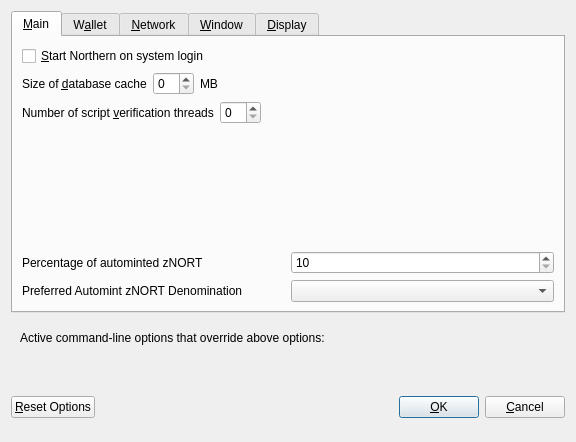
<?xml version="1.0" encoding="UTF-8"?>
<ui version="4.0">
 <class>OptionsDialog</class>
 <widget class="QDialog" name="OptionsDialog">
  <property name="geometry">
   <rect>
    <x>0</x>
    <y>0</y>
    <width>576</width>
    <height>442</height>
   </rect>
  </property>
  <property name="windowTitle">
   <string>Options</string>
  </property>
  <property name="modal">
   <bool>true</bool>
  </property>
  <layout class="QVBoxLayout" name="verticalLayout">
   <item>
    <widget class="QTabWidget" name="tabWidget">
     <property name="currentIndex">
      <number>0</number>
     </property>
     <widget class="QWidget" name="tabMain">
      <attribute name="title">
       <string>&amp;Main</string>
      </attribute>
      <layout class="QVBoxLayout" name="verticalLayout_Main">
       <item>
        <widget class="QCheckBox" name="bitcoinAtStartup">
         <property name="toolTip">
          <string>Automatically start Northern after logging in to the system.</string>
         </property>
         <property name="text">
          <string>&amp;Start Northern on system login</string>
         </property>
        </widget>
       </item>
       <item>
        <layout class="QHBoxLayout" name="horizontalLayout_2_Main">
         <item>
          <widget class="QLabel" name="databaseCacheLabel">
           <property name="text">
            <string>Size of &amp;database cache</string>
           </property>
           <property name="textFormat">
            <enum>Qt::PlainText</enum>
           </property>
           <property name="buddy">
            <cstring>databaseCache</cstring>
           </property>
          </widget>
         </item>
         <item>
          <widget class="QSpinBox" name="databaseCache"/>
         </item>
         <item>
          <widget class="QLabel" name="databaseCacheUnitLabel">
           <property name="text">
            <string>MB</string>
           </property>
           <property name="textFormat">
            <enum>Qt::PlainText</enum>
           </property>
          </widget>
         </item>
         <item>
          <spacer name="horizontalSpacer_2_Main">
           <property name="orientation">
            <enum>Qt::Horizontal</enum>
           </property>
           <property name="sizeHint" stdset="0">
            <size>
             <width>40</width>
             <height>20</height>
            </size>
           </property>
          </spacer>
         </item>
        </layout>
       </item>
       <item>
        <layout class="QHBoxLayout" name="horizontalLayout_3_Main">
         <item>
          <widget class="QLabel" name="threadsScriptVerifLabel">
           <property name="text">
            <string>Number of script &amp;verification threads</string>
           </property>
           <property name="textFormat">
            <enum>Qt::PlainText</enum>
           </property>
           <property name="buddy">
            <cstring>threadsScriptVerif</cstring>
           </property>
          </widget>
         </item>
         <item>
          <widget class="QSpinBox" name="threadsScriptVerif">
           <property name="toolTip">
            <string>(0 = auto, &lt;0 = leave that many cores free)</string>
           </property>
          </widget>
         </item>
         <item>
          <spacer name="horizontalSpacer_3_Main">
           <property name="orientation">
            <enum>Qt::Horizontal</enum>
           </property>
           <property name="sizeHint" stdset="0">
            <size>
             <width>40</width>
             <height>20</height>
            </size>
           </property>
          </spacer>
         </item>
        </layout>
       </item>
       <item>
        <spacer name="verticalSpacer_2">
         <property name="orientation">
          <enum>Qt::Vertical</enum>
         </property>
         <property name="sizeHint" stdset="0">
          <size>
           <width>20</width>
           <height>40</height>
          </size>
         </property>
        </spacer>
       </item>
       <item>
        <layout class="QHBoxLayout" name="horizontalLayout_3">
         <item>
          <widget class="QLabel" name="percentage_label">
           <property name="toolTip">
            <string>Percentage of incoming NORT which get automatically converted to zNORT via Zerocoin Protocol (min: 10%)</string>
           </property>
           <property name="text">
            <string>Percentage of autominted zNORT</string>
           </property>
          </widget>
         </item>
         <item>
          <widget class="QSpinBox" name="zeromintPercentage">
           <property name="minimum">
            <number>10</number>
           </property>
           <property name="maximum">
            <number>100</number>
           </property>
          </widget>
         </item>
        </layout>
       </item>
       <item>
        <layout class="QHBoxLayout" name="horizontalLayout" stretch="0,0">
         <property name="sizeConstraint">
          <enum>QLayout::SetFixedSize</enum>
         </property>
         <item>
          <widget class="QLabel" name="labelPreferredDenom">
           <property name="maximumSize">
            <size>
             <width>16777215</width>
             <height>16777215</height>
            </size>
           </property>
           <property name="toolTip">
            <string>Wait with automatic conversion to Zerocoin until enough NORT for this denomination is available</string>
           </property>
           <property name="text">
            <string>Preferred Automint zNORT Denomination</string>
           </property>
          </widget>
         </item>
         <item>
          <widget class="QComboBox" name="preferredDenom">
           <property name="maximumSize">
            <size>
             <width>16777215</width>
             <height>27</height>
            </size>
           </property>
           <property name="toolTip">
            <string>Wait with automatic conversion to Zerocoin until enough NORT for this denomination is available</string>
           </property>
           <property name="maxVisibleItems">
            <number>9</number>
           </property>
           <property name="maxCount">
            <number>9</number>
           </property>
          </widget>
         </item>
        </layout>
       </item>
      </layout>
     </widget>
     <widget class="QWidget" name="tabWallet">
      <attribute name="title">
       <string>W&amp;allet</string>
      </attribute>
      <layout class="QVBoxLayout" name="verticalLayout_Wallet">
       <item>
        <widget class="QGroupBox" name="groupBox">
         <property name="title">
          <string>Expert</string>
         </property>
         <layout class="QVBoxLayout" name="verticalLayout_2">
          <item>
           <widget class="QCheckBox" name="coinControlFeatures">
            <property name="toolTip">
             <string>Whether to show coin control features or not.</string>
            </property>
            <property name="text">
             <string>Enable coin &amp;control features</string>
            </property>
           </widget>
          </item>
          <item>
           <widget class="QCheckBox" name="showMasternodesTab">
            <property name="toolTip">
             <string>Show additional tab listing all your masternodes in first sub-tab&lt;br/&gt;and all masternodes on the network in second sub-tab.</string>
            </property>
            <property name="text">
             <string>Show Masternodes Tab</string>
            </property>
           </widget>
          </item>
          <item>
           <widget class="QCheckBox" name="spendZeroConfChange">
            <property name="toolTip">
             <string>If you disable the spending of unconfirmed change, the change from a transaction&lt;br/&gt;cannot be used until that transaction has at least one confirmation.&lt;br/&gt;This also affects how your balance is computed.</string>
            </property>
            <property name="text">
             <string>&amp;Spend unconfirmed change</string>
            </property>
           </widget>
          </item>
         </layout>
        </widget>
       </item>
       <item>
        <spacer name="verticalSpacer_Wallet">
         <property name="orientation">
          <enum>Qt::Vertical</enum>
         </property>
         <property name="sizeHint" stdset="0">
          <size>
           <width>20</width>
           <height>40</height>
          </size>
         </property>
        </spacer>
       </item>
      </layout>
     </widget>
     <widget class="QWidget" name="tabNetwork">
      <attribute name="title">
       <string>&amp;Network</string>
      </attribute>
      <layout class="QVBoxLayout" name="verticalLayout_Network">
       <item>
        <widget class="QCheckBox" name="mapPortUpnp">
         <property name="toolTip">
          <string>Automatically open the Northern client port on the router. This only works when your router supports UPnP and it is enabled.</string>
         </property>
         <property name="text">
          <string>Map port using &amp;UPnP</string>
         </property>
        </widget>
       </item>
       <item>
        <widget class="QCheckBox" name="allowIncoming">
         <property name="toolTip">
          <string>Accept connections from outside</string>
         </property>
         <property name="text">
          <string>Allow incoming connections</string>
         </property>
        </widget>
       </item>
       <item>
        <widget class="QCheckBox" name="connectSocks">
         <property name="toolTip">
          <string>Connect to the Northern network through a SOCKS5 proxy.</string>
         </property>
         <property name="text">
          <string>&amp;Connect through SOCKS5 proxy (default proxy):</string>
         </property>
        </widget>
       </item>
       <item>
        <layout class="QHBoxLayout" name="horizontalLayout_1_Network">
         <item>
          <widget class="QLabel" name="proxyIpLabel">
           <property name="text">
            <string>Proxy &amp;IP:</string>
           </property>
           <property name="textFormat">
            <enum>Qt::PlainText</enum>
           </property>
           <property name="buddy">
            <cstring>proxyIp</cstring>
           </property>
          </widget>
         </item>
         <item>
          <widget class="QValidatedLineEdit" name="proxyIp">
           <property name="minimumSize">
            <size>
             <width>140</width>
             <height>0</height>
            </size>
           </property>
           <property name="maximumSize">
            <size>
             <width>140</width>
             <height>16777215</height>
            </size>
           </property>
           <property name="toolTip">
            <string>IP address of the proxy (e.g. IPv4: 127.0.0.1 / IPv6: ::1)</string>
           </property>
          </widget>
         </item>
         <item>
          <widget class="QLabel" name="proxyPortLabel">
           <property name="text">
            <string>&amp;Port:</string>
           </property>
           <property name="textFormat">
            <enum>Qt::PlainText</enum>
           </property>
           <property name="buddy">
            <cstring>proxyPort</cstring>
           </property>
          </widget>
         </item>
         <item>
          <widget class="QLineEdit" name="proxyPort">
           <property name="minimumSize">
            <size>
             <width>55</width>
             <height>0</height>
            </size>
           </property>
           <property name="maximumSize">
            <size>
             <width>55</width>
             <height>16777215</height>
            </size>
           </property>
           <property name="toolTip">
            <string>Port of the proxy (e.g. 9050)</string>
           </property>
          </widget>
         </item>
         <item>
          <spacer name="horizontalSpacer_1_Network">
           <property name="orientation">
            <enum>Qt::Horizontal</enum>
           </property>
           <property name="sizeHint" stdset="0">
            <size>
             <width>40</width>
             <height>20</height>
            </size>
           </property>
          </spacer>
         </item>
        </layout>
       </item>
       <item>
        <spacer name="verticalSpacer_Network">
         <property name="orientation">
          <enum>Qt::Vertical</enum>
         </property>
         <property name="sizeHint" stdset="0">
          <size>
           <width>20</width>
           <height>40</height>
          </size>
         </property>
        </spacer>
       </item>
      </layout>
     </widget>
     <widget class="QWidget" name="tabWindow">
      <attribute name="title">
       <string>&amp;Window</string>
      </attribute>
      <layout class="QVBoxLayout" name="verticalLayout_Window">
       <item>
        <widget class="QCheckBox" name="minimizeToTray">
         <property name="toolTip">
          <string>Show only a tray icon after minimizing the window.</string>
         </property>
         <property name="text">
          <string>&amp;Minimize to the tray instead of the taskbar</string>
         </property>
        </widget>
       </item>
       <item>
        <widget class="QCheckBox" name="minimizeOnClose">
         <property name="toolTip">
          <string>Minimize instead of exit the application when the window is closed. When this option is enabled, the application will be closed only after selecting Quit in the menu.</string>
         </property>
         <property name="text">
          <string>M&amp;inimize on close</string>
         </property>
        </widget>
       </item>
       <item>
        <spacer name="verticalSpacer_Window">
         <property name="orientation">
          <enum>Qt::Vertical</enum>
         </property>
         <property name="sizeHint" stdset="0">
          <size>
           <width>20</width>
           <height>40</height>
          </size>
         </property>
        </spacer>
       </item>
      </layout>
     </widget>
     <widget class="QWidget" name="tabDisplay">
      <attribute name="title">
       <string>&amp;Display</string>
      </attribute>
      <layout class="QVBoxLayout" name="verticalLayout_Display">
       <item>
        <layout class="QHBoxLayout" name="horizontalLayout_1_Display">
         <item>
          <widget class="QLabel" name="langLabel">
           <property name="text">
            <string>User Interface &amp;language:</string>
           </property>
           <property name="textFormat">
            <enum>Qt::PlainText</enum>
           </property>
           <property name="buddy">
            <cstring>lang</cstring>
           </property>
          </widget>
         </item>
         <item>
          <widget class="QValueComboBox" name="lang">
           <property name="toolTip">
            <string>The user interface language can be set here. This setting will take effect after restarting Northern.</string>
           </property>
          </widget>
         </item>
        </layout>
       </item>
       <item>
        <widget class="QLabel" name="label_3">
         <property name="toolTip">
          <string notr="true"/>
         </property>
         <property name="statusTip">
          <string notr="true"/>
         </property>
         <property name="whatsThis">
          <string notr="true"/>
         </property>
         <property name="accessibleName">
          <string notr="true"/>
         </property>
         <property name="text">
          <string>Language missing or translation incomplete? Help contributing translations here:
https://www.transifex.com/northern-project/northern-project-translations</string>
         </property>
         <property name="wordWrap">
          <bool>true</bool>
         </property>
         <property name="openExternalLinks">
          <bool>true</bool>
         </property>
         <property name="textInteractionFlags">
          <set>Qt::TextBrowserInteraction</set>
         </property>
        </widget>
       </item>
       <item>
        <layout class="QHBoxLayout" name="horizontalLayout_4_Display" stretch="0,0">
         <item>
          <widget class="QLabel" name="themeLabel">
           <property name="text">
            <string>User Interface Theme:</string>
           </property>
          </widget>
         </item>
         <item>
          <widget class="QValueComboBox" name="theme"/>
         </item>
        </layout>
       </item>
       <item>
        <widget class="Line" name="line">
         <property name="orientation">
          <enum>Qt::Horizontal</enum>
         </property>
        </widget>
       </item>
       <item>
        <layout class="QHBoxLayout" name="horizontalLayout_2_Display">
         <item>
          <widget class="QLabel" name="unitLabel">
           <property name="text">
            <string>&amp;Unit to show amounts in:</string>
           </property>
           <property name="textFormat">
            <enum>Qt::PlainText</enum>
           </property>
           <property name="buddy">
            <cstring>unit</cstring>
           </property>
          </widget>
         </item>
         <item>
          <widget class="QValueComboBox" name="unit">
           <property name="toolTip">
            <string>Choose the default subdivision unit to show in the interface and when sending coins.</string>
           </property>
          </widget>
         </item>
        </layout>
       </item>
       <item>
        <layout class="QHBoxLayout" name="horizontalLayout_5_Display">
         <item>
          <widget class="QLabel" name="digitsLabel">
           <property name="text">
            <string>Decimal digits</string>
           </property>
          </widget>
         </item>
         <item>
          <widget class="QValueComboBox" name="digits"/>
         </item>
        </layout>
       </item>
       <item>
        <layout class="QHBoxLayout" name="horizontalLayout_3_Display">
         <item>
          <widget class="QLabel" name="thirdPartyTxUrlsLabel">
           <property name="toolTip">
            <string>Third party URLs (e.g. a block explorer) that appear in the transactions tab as context menu items. %s in the URL is replaced by transaction hash. Multiple URLs are separated by vertical bar |.</string>
           </property>
           <property name="text">
            <string>Third party transaction URLs</string>
           </property>
           <property name="buddy">
            <cstring>thirdPartyTxUrls</cstring>
           </property>
          </widget>
         </item>
         <item>
          <widget class="QLineEdit" name="thirdPartyTxUrls">
           <property name="toolTip">
            <string>Third party URLs (e.g. a block explorer) that appear in the transactions tab as context menu items. %s in the URL is replaced by transaction hash. Multiple URLs are separated by vertical bar |.</string>
           </property>
          </widget>
         </item>
        </layout>
       </item>
       <item>
        <spacer name="verticalSpacer">
         <property name="orientation">
          <enum>Qt::Vertical</enum>
         </property>
         <property name="sizeHint" stdset="0">
          <size>
           <width>20</width>
           <height>40</height>
          </size>
         </property>
        </spacer>
       </item>
      </layout>
     </widget>
    </widget>
   </item>
   <item>
    <widget class="QFrame" name="frame">
     <layout class="QVBoxLayout" name="verticalLayout_Bottom">
      <item>
       <layout class="QHBoxLayout" name="horizontalLayout_Bottom">
        <item>
         <widget class="QLabel" name="overriddenByCommandLineInfoLabel">
          <property name="text">
           <string>Active command-line options that override above options:</string>
          </property>
          <property name="textFormat">
           <enum>Qt::PlainText</enum>
          </property>
         </widget>
        </item>
        <item>
         <spacer name="horizontalSpacer_Bottom">
          <property name="orientation">
           <enum>Qt::Horizontal</enum>
          </property>
          <property name="sizeHint" stdset="0">
           <size>
            <width>40</width>
            <height>20</height>
           </size>
          </property>
         </spacer>
        </item>
       </layout>
      </item>
      <item>
       <widget class="QLabel" name="overriddenByCommandLineLabel">
        <property name="text">
         <string/>
        </property>
        <property name="textFormat">
         <enum>Qt::PlainText</enum>
        </property>
        <property name="wordWrap">
         <bool>true</bool>
        </property>
       </widget>
      </item>
     </layout>
    </widget>
   </item>
   <item>
    <layout class="QHBoxLayout" name="horizontalLayout_Buttons">
     <item>
      <widget class="QPushButton" name="resetButton">
       <property name="toolTip">
        <string>Reset all client options to default.</string>
       </property>
       <property name="text">
        <string>&amp;Reset Options</string>
       </property>
       <property name="autoDefault">
        <bool>false</bool>
       </property>
      </widget>
     </item>
     <item>
      <spacer name="horizontalSpacer_1">
       <property name="orientation">
        <enum>Qt::Horizontal</enum>
       </property>
       <property name="sizeHint" stdset="0">
        <size>
         <width>40</width>
         <height>48</height>
        </size>
       </property>
      </spacer>
     </item>
     <item>
      <widget class="QLabel" name="statusLabel">
       <property name="minimumSize">
        <size>
         <width>200</width>
         <height>0</height>
        </size>
       </property>
       <property name="font">
        <font>
         <weight>75</weight>
         <bold>true</bold>
        </font>
       </property>
       <property name="text">
        <string/>
       </property>
       <property name="textFormat">
        <enum>Qt::PlainText</enum>
       </property>
       <property name="wordWrap">
        <bool>true</bool>
       </property>
      </widget>
     </item>
     <item>
      <spacer name="horizontalSpacer_2">
       <property name="orientation">
        <enum>Qt::Horizontal</enum>
       </property>
       <property name="sizeHint" stdset="0">
        <size>
         <width>40</width>
         <height>48</height>
        </size>
       </property>
      </spacer>
     </item>
     <item>
      <widget class="QPushButton" name="okButton">
       <property name="text">
        <string>&amp;OK</string>
       </property>
       <property name="autoDefault">
        <bool>false</bool>
       </property>
       <property name="default">
        <bool>true</bool>
       </property>
      </widget>
     </item>
     <item>
      <widget class="QPushButton" name="cancelButton">
       <property name="text">
        <string>&amp;Cancel</string>
       </property>
       <property name="autoDefault">
        <bool>false</bool>
       </property>
      </widget>
     </item>
    </layout>
   </item>
  </layout>
 </widget>
 <customwidgets>
  <customwidget>
   <class>QValidatedLineEdit</class>
   <extends>QLineEdit</extends>
   <header>qvalidatedlineedit.h</header>
  </customwidget>
  <customwidget>
   <class>QValueComboBox</class>
   <extends>QComboBox</extends>
   <header>qvaluecombobox.h</header>
  </customwidget>
 </customwidgets>
 <resources/>
 <connections/>
</ui>
